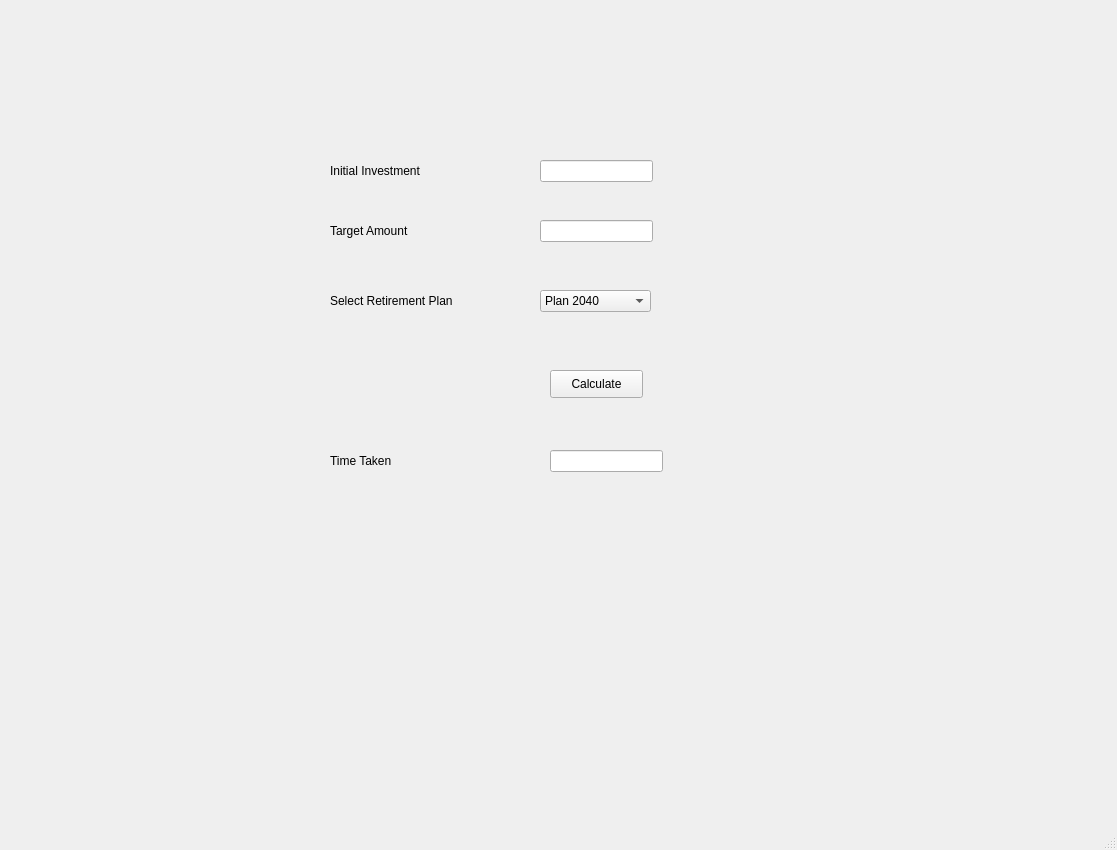
<?xml version="1.0" encoding="UTF-8"?>
<ui version="4.0">
 <class>financialPlanner</class>
 <widget class="QMainWindow" name="financialPlanner">
  <property name="geometry">
   <rect>
    <x>0</x>
    <y>0</y>
    <width>1117</width>
    <height>850</height>
   </rect>
  </property>
  <property name="font">
   <font>
    <family>Arial</family>
    <pointsize>9</pointsize>
   </font>
  </property>
  <property name="windowTitle">
   <string>Financial Planner</string>
  </property>
  <widget class="QWidget" name="centralwidget">
   <widget class="QLabel" name="lblInitialInvestment">
    <property name="geometry">
     <rect>
      <x>330</x>
      <y>160</y>
      <width>141</width>
      <height>21</height>
     </rect>
    </property>
    <property name="text">
     <string>Initial Investment</string>
    </property>
   </widget>
   <widget class="QLineEdit" name="txtInitialInvestment">
    <property name="geometry">
     <rect>
      <x>540</x>
      <y>160</y>
      <width>113</width>
      <height>22</height>
     </rect>
    </property>
   </widget>
   <widget class="QLabel" name="lblTarget">
    <property name="geometry">
     <rect>
      <x>330</x>
      <y>220</y>
      <width>141</width>
      <height>21</height>
     </rect>
    </property>
    <property name="text">
     <string>Target Amount</string>
    </property>
   </widget>
   <widget class="QLineEdit" name="txtTarget">
    <property name="geometry">
     <rect>
      <x>540</x>
      <y>220</y>
      <width>113</width>
      <height>22</height>
     </rect>
    </property>
   </widget>
   <widget class="QLabel" name="lblPlan">
    <property name="geometry">
     <rect>
      <x>330</x>
      <y>290</y>
      <width>181</width>
      <height>21</height>
     </rect>
    </property>
    <property name="text">
     <string>Select Retirement Plan</string>
    </property>
   </widget>
   <widget class="QComboBox" name="cmbPlan">
    <property name="geometry">
     <rect>
      <x>540</x>
      <y>290</y>
      <width>111</width>
      <height>22</height>
     </rect>
    </property>
    <item>
     <property name="text">
      <string>Plan 2040</string>
     </property>
    </item>
    <item>
     <property name="text">
      <string>Plan 2050</string>
     </property>
    </item>
    <item>
     <property name="text">
      <string>Plan 2060</string>
     </property>
    </item>
   </widget>
   <widget class="QPushButton" name="btnCalculate">
    <property name="geometry">
     <rect>
      <x>550</x>
      <y>370</y>
      <width>93</width>
      <height>28</height>
     </rect>
    </property>
    <property name="text">
     <string>Calculate</string>
    </property>
   </widget>
   <widget class="QLabel" name="lblTime">
    <property name="geometry">
     <rect>
      <x>330</x>
      <y>450</y>
      <width>111</width>
      <height>21</height>
     </rect>
    </property>
    <property name="text">
     <string>Time Taken</string>
    </property>
   </widget>
   <widget class="QLineEdit" name="txtTime">
    <property name="geometry">
     <rect>
      <x>550</x>
      <y>450</y>
      <width>113</width>
      <height>22</height>
     </rect>
    </property>
    <property name="readOnly">
     <bool>true</bool>
    </property>
   </widget>
  </widget>
  <widget class="QMenuBar" name="menubar">
   <property name="geometry">
    <rect>
     <x>0</x>
     <y>0</y>
     <width>1117</width>
     <height>23</height>
    </rect>
   </property>
  </widget>
  <widget class="QStatusBar" name="statusbar"/>
 </widget>
 <resources/>
 <connections/>
</ui>
